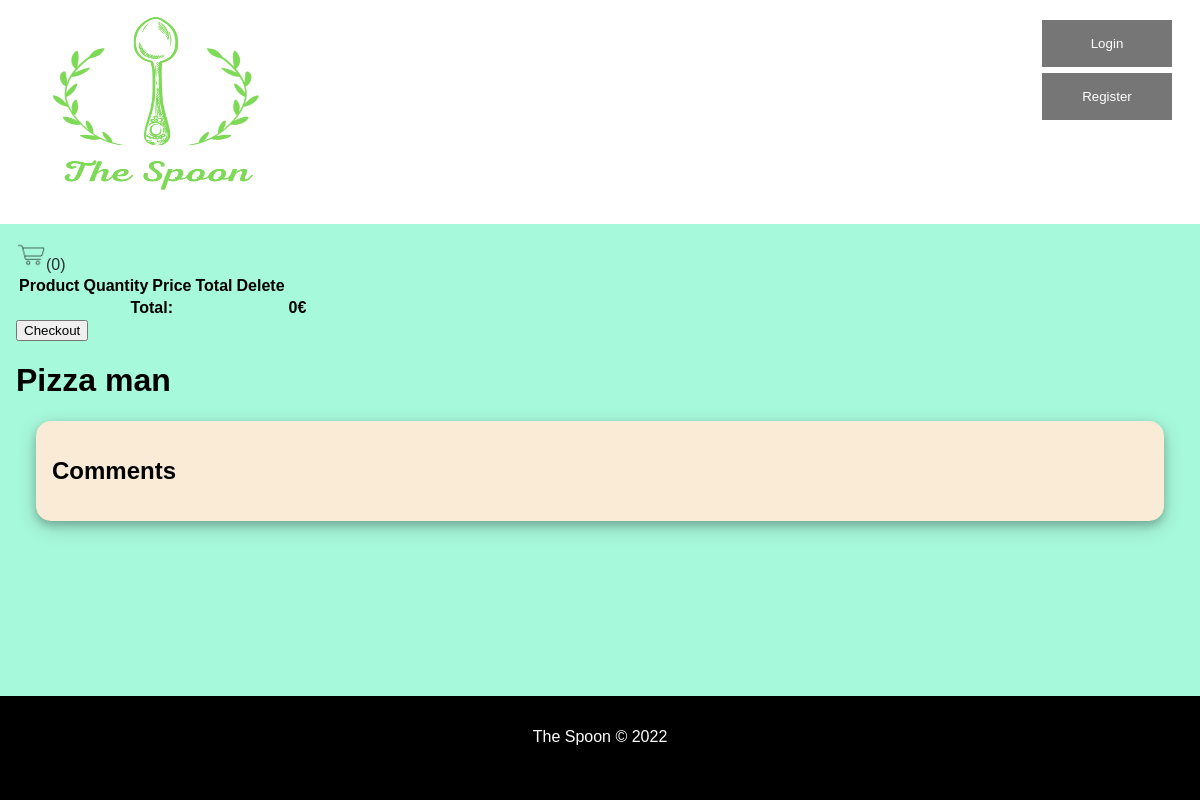
/pages/restaurant.php?id=26, run on an earlier commit of the app's database.
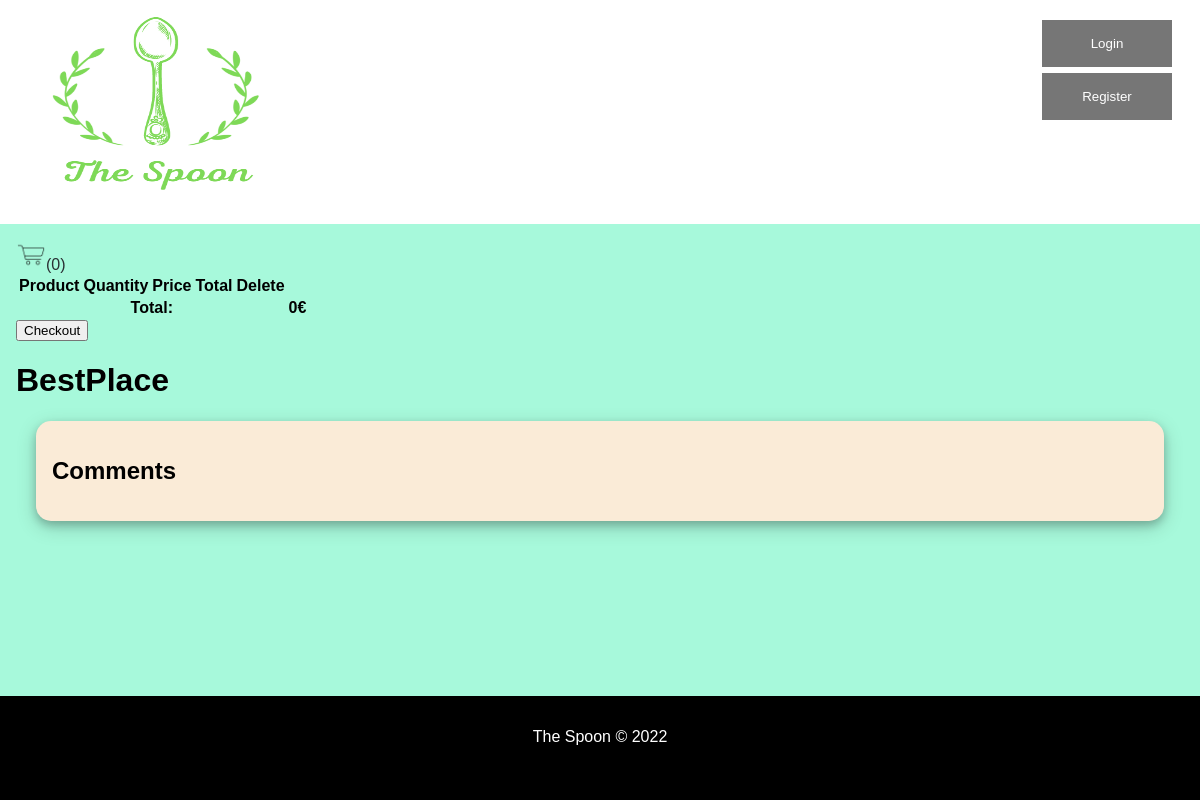
And on a later commit of the database.
### tables this page shows
CREATE TABLE Restaurant (
	idRestaurant 		INTEGER PRIMARY KEY,
	Name 			VARCHAR NOT NULL,
	idUser		INTEGER NOT NULL 	CONSTRAINT fk_restaurant_iduser REFERENCES User (idUser)
												ON DELETE CASCADE ON UPDATE CASCADE,
	idRestCategory		INTEGER NOT NULL 	CONSTRAINT fk_restaurant_idrestcategory REFERENCES RestCategory (idRestCategory)
												ON DELETE CASCADE ON UPDATE CASCADE,
	Photo			VARCHAR	DEFAULT '',
	Description		VARCHAR DEFAULT '',
	idAddress		INTEGER NOT NULL 	CONSTRAINT fk_restaurant_idaddress REFERENCES Address (idAddress)
												ON DELETE CASCADE ON UPDATE CASCADE
);

### pages/restaurant.php (called while the page is built, shortened)
<?php
  require_once('../utils/session.php');
  $session = new Session();
  require_once('../database/connection.php');
  require_once('../database/restaurant.class.php');
  require_once('../database/review.class.php');
  require_once('../templates/common.tpl.php');
  require_once('../templates/restaurant.tpl.php');
  $db = getDatabaseConnection();
  $restaurant = Restaurant::getRestaurant($db, intval($_GET['id']));
  $menu = Menu::getMenu($db, intval($_GET['id']));
  $comments = Review::getReviewsFromRestaurant($db, intval($_GET['id']));
  $user = User::getRestaurantOwner($db, $restaurant->id);
  drawHeader($session);
  drawCart($session);
  drawRestaurant($session, $restaurant, $user, $menu, $comments);
  drawFooter();
?>

### utils/session.php (called while the page is built, shortened)
<?php
  class Session {
    public function isLoggedIn() : bool {
      return isset($_SESSION['id']);
    }
  }
?>

### database/restaurant.class.php (called while the page is built, shortened)
<?php
  class Restaurant {
    public function __construct(int $id, string $name, string $description, string $photo, string $street, string $city, string $state, int $postalCode) {
      $this->name = $name;
    }
    static function getRestaurant(PDO $db, int $id) : Restaurant {
      $stmt = $db->prepare('
      SELECT idRestaurant, Name, Description, Photo, Street, City, State, PostalCode
      FROM Restaurant JOIN Address USING (idAddress)
      WHERE idRestaurant = ?
    ');
      $stmt->execute(array($id));
      $restaurant = $stmt->fetch();
      return new Restaurant(
        (int)$restaurant['idRestaurant'],
        $restaurant['Name'],
        $restaurant['Description'],
        $restaurant['Photo'],
        $restaurant['Street'],
        $restaurant['City'],
        $restaurant['State'],
        (int)$restaurant['PostalCode']
      );
    }
  }
?>

### templates/restaurant.tpl.php (the view, shortened to what this page needs)
<?php function drawRestaurant(Session $session, Restaurant $restaurant, User $restOwner, array $menuItems, array $comments) { ?>
  <h1><?=$restaurant->name?></h1>
  <?= drawComments($session, $restaurant, $restOwner, $comments)?>
<?php } ?>
<?php function drawComments(Session $session, Restaurant $restaurant, User $restOwner, array $comments) { ?>
  <section class="comment-section" id="comments">
    <h2>Comments</h2>
  </section>
<?php } ?>

### templates/common.tpl.php (shortened to what this page needs)
<?php
  require_once('../utils/session.php');
?>
<?php function drawHeader(Session $session) { ?>
<!DOCTYPE html>
<html lang="en-US">
  <head>
    <link rel="stylesheet" href="../css/style.css">
    <link rel="stylesheet" href="../css/layout.css">
    <link rel="stylesheet" href="https://cdnjs.cloudflare.com/ajax/libs/font-awesome/4.7.0/css/font-awesome.min.css">
  </head>
  <body>
    <header id="header">
      <a id="logo" href="/"><img src="../images/TheSpoon.png" alt ="theSpoon logo" width="300" height="200"></a>
      <?php
        if ($session->isLoggedIn()) drawLogoutForm($session);
        else drawLogInForm();
      ?>
    </header>
    <main class="content">
<?php } ?>
<?php function drawFooter() { ?>
    </main>
    <footer class="footer">
      The Spoon &copy; 2022
    </footer>
  </body>
</html>
<?php } ?>
<?php function drawLogInForm() { ?>
  <button type="button" class="open-button" id="logInButton" onclick="openLogInForm()">Login</button>
  <?=drawRegisterForm();?>
<?php } ?>
<?php function drawRegisterForm() { ?>
  <button type="button" class="open-button" id="registerButton" onclick="openRegisterForm()">Register</button>
<?php } ?>
<?php function drawCart(Session $session) { ?>
  <section id="cart">
    <div>
      <a id="cart" href=""><img src="../images/cart.png" alt ="cart icon" width="30" height="30">(0<?php ?>)</a>
    </div>
    <table>
      <thead>
        <tr>
          <th>Product</th>
          <th>Quantity</th>
          <th>Price</th>
          <th>Total</th>
          <th>Delete</th>
        </tr>
      </thead>
      <tfoot>
        <tr>
          <th colspan="5">Total:</th>
          <th>0€</th>
        </tr>
      </tfoot>
    </table>
    <?php
        if ($session->isLoggedIn()) goToCheckout();
        else openRegForm();
      ?>
  </section>
<?php } ?>
<?php function openRegForm() { ?>
  <button onclick="openRegisterForm()">Checkout</button>
<?php } ?>

### css/style.css (style rules this page uses)
a:not(.loginLink), a:not(.registerLink) { text-decoration: none; color: #2a2f33; }
body>header { color: #000; background-color: #fff; }
body>footer { background-color: #2a2f33; color: white; padding: 2em; height: 2.5em; }
body { font-family: "Poppins", sans-serif; }
#logInButton { background-color: #555; color: white; padding: 16px 20px; opacity: 0.8; width: 10%; min-width: 130px; }
#registerButton { background-color: #555; color: white; padding: 16px 20px; opacity: 0.8; width: 10%; min-width: 130px; }
.comment-section { background-color: antiquewhite; box-shadow: 0 4px 8px 0 rgba(0, 0, 0, 0.2), 0 6px 20px 0 rgba(0, 0, 0, 0.19); }

### css/layout.css (style rules this page uses)
body { background-color: #a7f9db; margin: 0 auto; display: flex; min-height: 100vh; flex-direction: column; }
body>header { padding: 10px 16px; position: relative; top: 0; width: 100%; padding-left: 0%; padding-right: 0%; }
.content { padding: 16px; }
body>header { display: grid; grid-template-columns: auto 0fr 0fr 0fr; grid-template-rows: auto auto; }
body footer { margin-top: auto; text-align: center; }
.footer { position: relative; left: 0; bottom: 0; width: 100%; padding-right: 0%; padding-left: 0%; background-color: black; color: white; text-align: center; }
#logInButton { margin-top: 1.5em; position: absolute; top: 0; right: 28px; border: none; cursor: pointer; }
#registerButton { margin-top: 5.5em; top: 0; right: 28px; position: absolute; border: none; cursor: pointer; }
.comment-section { display: flex; flex-direction: column; margin: 20px; border-radius: 15px; padding: 16px; }

What changed in the data, as far as the page shows it:
changed restaurant: Name "Pizza man" → "BestPlace"
